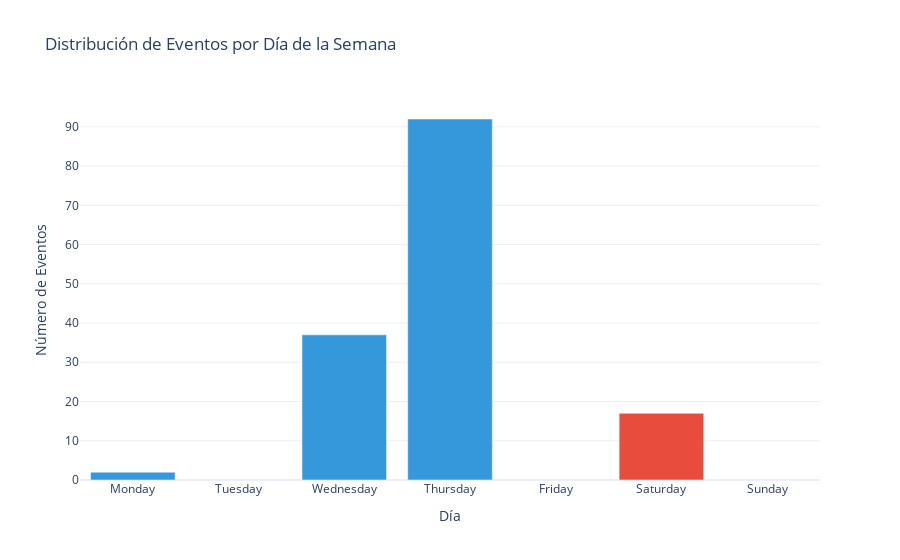

This figure's notebook cell:
### Markdown cell above
### 4.6 Distribución por Día de la Semana

### Code cell
# Eventos por día de la semana
if df is not None and 'day_name' in df.columns:
    day_order = ['Monday', 'Tuesday', 'Wednesday', 'Thursday', 'Friday', 'Saturday', 'Sunday']
    day_counts = df['day_name'].value_counts().reindex(day_order)
    
    colors = ['#e74c3c' if day in ['Saturday', 'Sunday'] else '#3498db' for day in day_order]
    
    fig = go.Figure(data=[go.Bar(
        x=day_counts.index,
        y=day_counts.values,
        marker_color=colors
    )])
    
    fig.update_layout(
        title='Distribución de Eventos por Día de la Semana',
        xaxis_title='Día',
        yaxis_title='Número de Eventos'
    )
    fig.show()

### Figure 1 — Plotly figure (JSON) as saved in the notebook; plotly's stock layout.template omitted (floating-point values rounded to 4 significant figures)
{"data": [{"marker": {"color": ["#3498db", "#3498db", "#3498db", "#3498db", "#3498db", "#e74c3c", "#e74c3c"]}, "type": "bar", "x": ["Monday", "Tuesday", "Wednesday", "Thursday", "Friday", "Saturday", "Sunday"], "y": [2, null, 37, 92, null, 17, null]}], "layout": {"title": {"text": "Distribución de Eventos por Día de la Semana"}, "xaxis": {"title": {"text": "Día"}}, "yaxis": {"title": {"text": "Número de Eventos"}}}}
